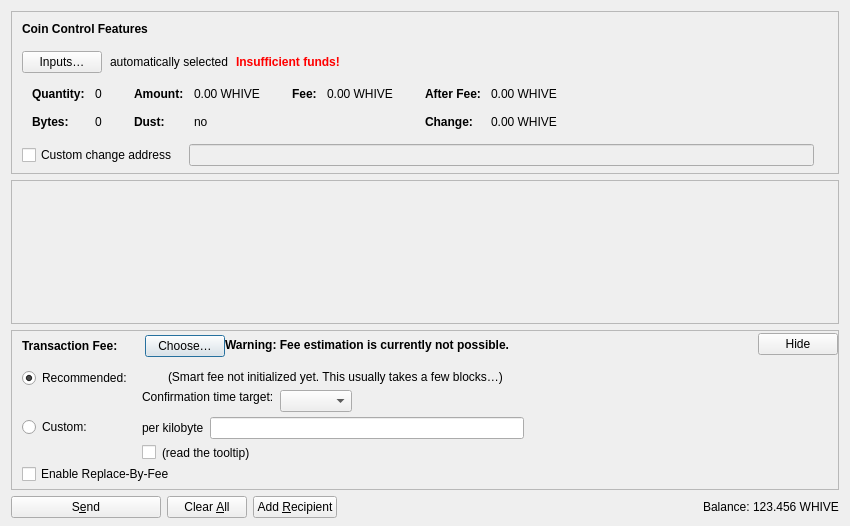
<?xml version="1.0" encoding="UTF-8"?>
<ui version="4.0">
 <class>SendCoinsDialog</class>
 <widget class="QDialog" name="SendCoinsDialog">
  <property name="geometry">
   <rect>
    <x>0</x>
    <y>0</y>
    <width>850</width>
    <height>526</height>
   </rect>
  </property>
  <property name="windowTitle">
   <string>Send Coins</string>
  </property>
  <layout class="QVBoxLayout" name="verticalLayout" stretch="0,1,0,0">
   <property name="bottomMargin">
    <number>8</number>
   </property>
   <item>
    <widget class="QFrame" name="frameCoinControl">
     <property name="sizePolicy">
      <sizepolicy hsizetype="Expanding" vsizetype="Expanding">
       <horstretch>0</horstretch>
       <verstretch>0</verstretch>
      </sizepolicy>
     </property>
     <property name="maximumSize">
      <size>
       <width>16777215</width>
       <height>16777215</height>
      </size>
     </property>
     <property name="frameShape">
      <enum>QFrame::StyledPanel</enum>
     </property>
     <property name="frameShadow">
      <enum>QFrame::Sunken</enum>
     </property>
     <layout class="QVBoxLayout" name="verticalLayoutCoinControl2">
      <property name="spacing">
       <number>0</number>
      </property>
      <property name="leftMargin">
       <number>0</number>
      </property>
      <property name="topMargin">
       <number>0</number>
      </property>
      <property name="rightMargin">
       <number>0</number>
      </property>
      <property name="bottomMargin">
       <number>6</number>
      </property>
      <item>
       <layout class="QVBoxLayout" name="verticalLayoutCoinControl" stretch="0,0,0,0,1">
        <property name="spacing">
         <number>0</number>
        </property>
        <property name="leftMargin">
         <number>10</number>
        </property>
        <property name="topMargin">
         <number>10</number>
        </property>
        <item>
         <layout class="QHBoxLayout" name="horizontalLayoutCoinControl1">
          <property name="bottomMargin">
           <number>15</number>
          </property>
          <item>
           <widget class="QLabel" name="labelCoinControlFeatures">
            <property name="sizePolicy">
             <sizepolicy hsizetype="Preferred" vsizetype="Maximum">
              <horstretch>0</horstretch>
              <verstretch>0</verstretch>
             </sizepolicy>
            </property>
            <property name="font">
             <font>
              <weight>75</weight>
              <bold>true</bold>
             </font>
            </property>
            <property name="styleSheet">
             <string notr="true">font-weight:bold;</string>
            </property>
            <property name="text">
             <string>Coin Control Features</string>
            </property>
           </widget>
          </item>
         </layout>
        </item>
        <item>
         <layout class="QHBoxLayout" name="horizontalLayoutCoinControl2" stretch="0,0,0,0">
          <property name="spacing">
           <number>8</number>
          </property>
          <property name="bottomMargin">
           <number>10</number>
          </property>
          <item>
           <widget class="QPushButton" name="pushButtonCoinControl">
            <property name="styleSheet">
             <string notr="true"/>
            </property>
            <property name="text">
             <string>Inputs…</string>
            </property>
            <property name="autoDefault">
             <bool>false</bool>
            </property>
           </widget>
          </item>
          <item>
           <widget class="QLabel" name="labelCoinControlAutomaticallySelected">
            <property name="text">
             <string>automatically selected</string>
            </property>
            <property name="margin">
             <number>5</number>
            </property>
           </widget>
          </item>
          <item>
           <widget class="QLabel" name="labelCoinControlInsuffFunds">
            <property name="font">
             <font>
              <weight>75</weight>
              <bold>true</bold>
             </font>
            </property>
            <property name="styleSheet">
             <string notr="true">color:red;font-weight:bold;</string>
            </property>
            <property name="text">
             <string>Insufficient funds!</string>
            </property>
            <property name="margin">
             <number>5</number>
            </property>
           </widget>
          </item>
          <item>
           <spacer name="horizontalSpacerCoinControl">
            <property name="orientation">
             <enum>Qt::Horizontal</enum>
            </property>
            <property name="sizeHint" stdset="0">
             <size>
              <width>40</width>
              <height>1</height>
             </size>
            </property>
           </spacer>
          </item>
         </layout>
        </item>
        <item>
         <widget class="QWidget" name="widgetCoinControl" native="true">
          <property name="sizePolicy">
           <sizepolicy hsizetype="Preferred" vsizetype="Preferred">
            <horstretch>0</horstretch>
            <verstretch>0</verstretch>
           </sizepolicy>
          </property>
          <property name="minimumSize">
           <size>
            <width>0</width>
            <height>0</height>
           </size>
          </property>
          <property name="styleSheet">
           <string notr="true"/>
          </property>
          <layout class="QHBoxLayout" name="horizontalLayoutCoinControl5">
           <property name="leftMargin">
            <number>0</number>
           </property>
           <property name="topMargin">
            <number>0</number>
           </property>
           <property name="rightMargin">
            <number>0</number>
           </property>
           <property name="bottomMargin">
            <number>0</number>
           </property>
           <item>
            <layout class="QHBoxLayout" name="horizontalLayoutCoinControl3" stretch="0,0,0,1">
             <property name="spacing">
              <number>20</number>
             </property>
             <property name="topMargin">
              <number>0</number>
             </property>
             <property name="bottomMargin">
              <number>10</number>
             </property>
             <item>
              <layout class="QFormLayout" name="formLayoutCoinControl1">
               <property name="horizontalSpacing">
                <number>10</number>
               </property>
               <property name="verticalSpacing">
                <number>14</number>
               </property>
               <property name="leftMargin">
                <number>10</number>
               </property>
               <property name="topMargin">
                <number>4</number>
               </property>
               <property name="rightMargin">
                <number>6</number>
               </property>
               <item row="0" column="0">
                <widget class="QLabel" name="labelCoinControlQuantityText">
                 <property name="font">
                  <font>
                   <weight>75</weight>
                   <bold>true</bold>
                  </font>
                 </property>
                 <property name="text">
                  <string>Quantity:</string>
                 </property>
                 <property name="margin">
                  <number>0</number>
                 </property>
                </widget>
               </item>
               <item row="0" column="1">
                <widget class="QLabel" name="labelCoinControlQuantity">
                 <property name="cursor">
                  <cursorShape>IBeamCursor</cursorShape>
                 </property>
                 <property name="contextMenuPolicy">
                  <enum>Qt::ActionsContextMenu</enum>
                 </property>
                 <property name="text">
                  <string notr="true">0</string>
                 </property>
                 <property name="margin">
                  <number>0</number>
                 </property>
                 <property name="textInteractionFlags">
                  <set>Qt::LinksAccessibleByMouse|Qt::TextSelectableByKeyboard|Qt::TextSelectableByMouse</set>
                 </property>
                </widget>
               </item>
               <item row="1" column="0">
                <widget class="QLabel" name="labelCoinControlBytesText">
                 <property name="font">
                  <font>
                   <weight>75</weight>
                   <bold>true</bold>
                  </font>
                 </property>
                 <property name="text">
                  <string>Bytes:</string>
                 </property>
                </widget>
               </item>
               <item row="1" column="1">
                <widget class="QLabel" name="labelCoinControlBytes">
                 <property name="cursor">
                  <cursorShape>IBeamCursor</cursorShape>
                 </property>
                 <property name="contextMenuPolicy">
                  <enum>Qt::ActionsContextMenu</enum>
                 </property>
                 <property name="text">
                  <string notr="true">0</string>
                 </property>
                 <property name="textInteractionFlags">
                  <set>Qt::LinksAccessibleByMouse|Qt::TextSelectableByKeyboard|Qt::TextSelectableByMouse</set>
                 </property>
                </widget>
               </item>
              </layout>
             </item>
             <item>
              <layout class="QFormLayout" name="formLayoutCoinControl2">
               <property name="horizontalSpacing">
                <number>10</number>
               </property>
               <property name="verticalSpacing">
                <number>14</number>
               </property>
               <property name="leftMargin">
                <number>6</number>
               </property>
               <property name="topMargin">
                <number>4</number>
               </property>
               <property name="rightMargin">
                <number>6</number>
               </property>
               <item row="0" column="0">
                <widget class="QLabel" name="labelCoinControlAmountText">
                 <property name="font">
                  <font>
                   <weight>75</weight>
                   <bold>true</bold>
                  </font>
                 </property>
                 <property name="text">
                  <string>Amount:</string>
                 </property>
                 <property name="margin">
                  <number>0</number>
                 </property>
                </widget>
               </item>
               <item row="0" column="1">
                <widget class="QLabel" name="labelCoinControlAmount">
                 <property name="cursor">
                  <cursorShape>IBeamCursor</cursorShape>
                 </property>
                 <property name="contextMenuPolicy">
                  <enum>Qt::ActionsContextMenu</enum>
                 </property>
                 <property name="text">
                  <string notr="true">0.00 WHIVE</string>
                 </property>
                 <property name="textInteractionFlags">
                  <set>Qt::LinksAccessibleByMouse|Qt::TextSelectableByKeyboard|Qt::TextSelectableByMouse</set>
                 </property>
                </widget>
               </item>
               <item row="1" column="0">
                <widget class="QLabel" name="labelCoinControlLowOutputText">
                 <property name="font">
                  <font>
                   <weight>75</weight>
                   <bold>true</bold>
                  </font>
                 </property>
                 <property name="text">
                  <string>Dust:</string>
                 </property>
                </widget>
               </item>
               <item row="1" column="1">
                <widget class="QLabel" name="labelCoinControlLowOutput">
                 <property name="cursor">
                  <cursorShape>IBeamCursor</cursorShape>
                 </property>
                 <property name="contextMenuPolicy">
                  <enum>Qt::ActionsContextMenu</enum>
                 </property>
                 <property name="text">
                  <string notr="true">no</string>
                 </property>
                 <property name="textInteractionFlags">
                  <set>Qt::LinksAccessibleByMouse|Qt::TextSelectableByKeyboard|Qt::TextSelectableByMouse</set>
                 </property>
                </widget>
               </item>
              </layout>
             </item>
             <item>
              <layout class="QFormLayout" name="formLayoutCoinControl3">
               <property name="horizontalSpacing">
                <number>10</number>
               </property>
               <property name="verticalSpacing">
                <number>14</number>
               </property>
               <property name="leftMargin">
                <number>6</number>
               </property>
               <property name="topMargin">
                <number>4</number>
               </property>
               <property name="rightMargin">
                <number>6</number>
               </property>
               <item row="0" column="0">
                <widget class="QLabel" name="labelCoinControlFeeText">
                 <property name="font">
                  <font>
                   <weight>75</weight>
                   <bold>true</bold>
                  </font>
                 </property>
                 <property name="text">
                  <string>Fee:</string>
                 </property>
                 <property name="margin">
                  <number>0</number>
                 </property>
                </widget>
               </item>
               <item row="0" column="1">
                <widget class="QLabel" name="labelCoinControlFee">
                 <property name="cursor">
                  <cursorShape>IBeamCursor</cursorShape>
                 </property>
                 <property name="contextMenuPolicy">
                  <enum>Qt::ActionsContextMenu</enum>
                 </property>
                 <property name="text">
                  <string notr="true">0.00 WHIVE</string>
                 </property>
                 <property name="textInteractionFlags">
                  <set>Qt::LinksAccessibleByMouse|Qt::TextSelectableByKeyboard|Qt::TextSelectableByMouse</set>
                 </property>
                </widget>
               </item>
              </layout>
             </item>
             <item>
              <layout class="QFormLayout" name="formLayoutCoinControl4">
               <property name="horizontalSpacing">
                <number>10</number>
               </property>
               <property name="verticalSpacing">
                <number>14</number>
               </property>
               <property name="leftMargin">
                <number>6</number>
               </property>
               <property name="topMargin">
                <number>4</number>
               </property>
               <property name="rightMargin">
                <number>6</number>
               </property>
               <item row="0" column="0">
                <widget class="QLabel" name="labelCoinControlAfterFeeText">
                 <property name="font">
                  <font>
                   <weight>75</weight>
                   <bold>true</bold>
                  </font>
                 </property>
                 <property name="text">
                  <string>After Fee:</string>
                 </property>
                 <property name="margin">
                  <number>0</number>
                 </property>
                </widget>
               </item>
               <item row="0" column="1">
                <widget class="QLabel" name="labelCoinControlAfterFee">
                 <property name="cursor">
                  <cursorShape>IBeamCursor</cursorShape>
                 </property>
                 <property name="contextMenuPolicy">
                  <enum>Qt::ActionsContextMenu</enum>
                 </property>
                 <property name="text">
                  <string notr="true">0.00 WHIVE</string>
                 </property>
                 <property name="textInteractionFlags">
                  <set>Qt::LinksAccessibleByMouse|Qt::TextSelectableByKeyboard|Qt::TextSelectableByMouse</set>
                 </property>
                </widget>
               </item>
               <item row="1" column="0">
                <widget class="QLabel" name="labelCoinControlChangeText">
                 <property name="font">
                  <font>
                   <weight>75</weight>
                   <bold>true</bold>
                  </font>
                 </property>
                 <property name="text">
                  <string>Change:</string>
                 </property>
                </widget>
               </item>
               <item row="1" column="1">
                <widget class="QLabel" name="labelCoinControlChange">
                 <property name="cursor">
                  <cursorShape>IBeamCursor</cursorShape>
                 </property>
                 <property name="contextMenuPolicy">
                  <enum>Qt::ActionsContextMenu</enum>
                 </property>
                 <property name="text">
                  <string notr="true">0.00 WHIVE</string>
                 </property>
                 <property name="textInteractionFlags">
                  <set>Qt::LinksAccessibleByMouse|Qt::TextSelectableByKeyboard|Qt::TextSelectableByMouse</set>
                 </property>
                </widget>
               </item>
              </layout>
             </item>
            </layout>
           </item>
          </layout>
         </widget>
        </item>
        <item>
         <layout class="QHBoxLayout" name="horizontalLayoutCoinControl4" stretch="0,0,0">
          <property name="spacing">
           <number>12</number>
          </property>
          <property name="sizeConstraint">
           <enum>QLayout::SetDefaultConstraint</enum>
          </property>
          <property name="topMargin">
           <number>5</number>
          </property>
          <property name="rightMargin">
           <number>5</number>
          </property>
          <item>
           <widget class="QCheckBox" name="checkBoxCoinControlChange">
            <property name="toolTip">
             <string>If this is activated, but the change address is empty or invalid, change will be sent to a newly generated address.</string>
            </property>
            <property name="text">
             <string>Custom change address</string>
            </property>
           </widget>
          </item>
          <item>
           <widget class="QValidatedLineEdit" name="lineEditCoinControlChange">
            <property name="enabled">
             <bool>false</bool>
            </property>
            <property name="sizePolicy">
             <sizepolicy hsizetype="Expanding" vsizetype="Fixed">
              <horstretch>0</horstretch>
              <verstretch>0</verstretch>
             </sizepolicy>
            </property>
           </widget>
          </item>
          <item>
           <widget class="QLabel" name="labelCoinControlChangeLabel">
            <property name="sizePolicy">
             <sizepolicy hsizetype="Preferred" vsizetype="Expanding">
              <horstretch>0</horstretch>
              <verstretch>0</verstretch>
             </sizepolicy>
            </property>
            <property name="minimumSize">
             <size>
              <width>0</width>
              <height>0</height>
             </size>
            </property>
            <property name="text">
             <string/>
            </property>
            <property name="margin">
             <number>3</number>
            </property>
           </widget>
          </item>
         </layout>
        </item>
        <item>
         <spacer name="verticalSpacerCoinControl">
          <property name="orientation">
           <enum>Qt::Vertical</enum>
          </property>
          <property name="sizeHint" stdset="0">
           <size>
            <width>800</width>
            <height>1</height>
           </size>
          </property>
         </spacer>
        </item>
       </layout>
      </item>
     </layout>
    </widget>
   </item>
   <item>
    <widget class="QScrollArea" name="scrollArea">
     <property name="widgetResizable">
      <bool>true</bool>
     </property>
     <widget class="QWidget" name="scrollAreaWidgetContents">
      <property name="geometry">
       <rect>
        <x>0</x>
        <y>0</y>
        <width>830</width>
        <height>104</height>
       </rect>
      </property>
      <layout class="QVBoxLayout" name="verticalLayout_2" stretch="0,1">
       <property name="leftMargin">
        <number>0</number>
       </property>
       <property name="topMargin">
        <number>0</number>
       </property>
       <property name="rightMargin">
        <number>0</number>
       </property>
       <property name="bottomMargin">
        <number>0</number>
       </property>
       <item>
        <layout class="QVBoxLayout" name="entries">
         <property name="spacing">
          <number>6</number>
         </property>
        </layout>
       </item>
       <item>
        <spacer name="verticalSpacer">
         <property name="orientation">
          <enum>Qt::Vertical</enum>
         </property>
         <property name="sizeHint" stdset="0">
          <size>
           <width>20</width>
           <height>40</height>
          </size>
         </property>
        </spacer>
       </item>
      </layout>
     </widget>
    </widget>
   </item>
   <item>
    <widget class="QFrame" name="frameFee">
     <property name="sizePolicy">
      <sizepolicy hsizetype="Expanding" vsizetype="Expanding">
       <horstretch>0</horstretch>
       <verstretch>0</verstretch>
      </sizepolicy>
     </property>
     <property name="maximumSize">
      <size>
       <width>16777215</width>
       <height>16777215</height>
      </size>
     </property>
     <property name="frameShape">
      <enum>QFrame::StyledPanel</enum>
     </property>
     <property name="frameShadow">
      <enum>QFrame::Sunken</enum>
     </property>
     <layout class="QVBoxLayout" name="verticalLayoutFee1">
      <property name="spacing">
       <number>0</number>
      </property>
      <property name="leftMargin">
       <number>0</number>
      </property>
      <property name="topMargin">
       <number>0</number>
      </property>
      <property name="rightMargin">
       <number>0</number>
      </property>
      <property name="bottomMargin">
       <number>0</number>
      </property>
      <item>
       <layout class="QVBoxLayout" name="verticalLayoutFee2" stretch="0,0,0">
        <property name="spacing">
         <number>0</number>
        </property>
        <property name="leftMargin">
         <number>10</number>
        </property>
        <property name="topMargin">
         <number>0</number>
        </property>
        <item>
         <layout class="QHBoxLayout" name="horizontalLayoutFee1">
          <property name="bottomMargin">
           <number>0</number>
          </property>
          <item>
           <layout class="QVBoxLayout" name="verticalLayoutFee7">
            <property name="spacing">
             <number>0</number>
            </property>
            <item>
             <spacer name="verticalSpacerSmartFee">
              <property name="orientation">
               <enum>Qt::Vertical</enum>
              </property>
              <property name="sizeType">
               <enum>QSizePolicy::Fixed</enum>
              </property>
              <property name="sizeHint" stdset="0">
               <size>
                <width>1</width>
                <height>4</height>
               </size>
              </property>
             </spacer>
            </item>
            <item>
             <layout class="QHBoxLayout" name="horizontalLayoutSmartFee">
              <property name="spacing">
               <number>10</number>
              </property>
              <item>
               <widget class="QLabel" name="labelFeeHeadline">
                <property name="sizePolicy">
                 <sizepolicy hsizetype="Preferred" vsizetype="Maximum">
                  <horstretch>0</horstretch>
                  <verstretch>0</verstretch>
                 </sizepolicy>
                </property>
                <property name="font">
                 <font>
                  <weight>75</weight>
                  <bold>true</bold>
                 </font>
                </property>
                <property name="styleSheet">
                 <string notr="true">font-weight:bold;</string>
                </property>
                <property name="text">
                 <string>Transaction Fee:</string>
                </property>
               </widget>
              </item>
              <item>
               <widget class="QLabel" name="labelFeeMinimized">
                <property name="text">
                 <string/>
                </property>
               </widget>
              </item>
              <item>
               <widget class="QPushButton" name="buttonChooseFee">
                <property name="text">
                 <string>Choose…</string>
                </property>
               </widget>
              </item>
             </layout>
            </item>
            <item>
             <spacer name="verticalSpacer_5">
              <property name="orientation">
               <enum>Qt::Vertical</enum>
              </property>
              <property name="sizeHint" stdset="0">
               <size>
                <width>1</width>
                <height>1</height>
               </size>
              </property>
             </spacer>
            </item>
           </layout>
          </item>
          <item>
           <widget class="QLabel" name="fallbackFeeWarningLabel">
            <property name="toolTip">
             <string>Using the fallbackfee can result in sending a transaction that will take several hours or days (or never) to confirm. Consider choosing your fee manually or wait until you have validated the complete chain.</string>
            </property>
            <property name="font">
            <font>
                <weight>75</weight>
                <bold>true</bold>
            </font>
            </property>
            <property name="text">
             <string>Warning: Fee estimation is currently not possible.</string>
            </property>
            <property name="wordWrap">
             <bool>false</bool>
            </property>
           </widget>
          </item>
          <item>
           <spacer name="horizontalSpacer_4">
            <property name="orientation">
             <enum>Qt::Horizontal</enum>
            </property>
            <property name="sizeType">
             <enum>QSizePolicy::MinimumExpanding</enum>
            </property>
            <property name="sizeHint" stdset="0">
             <size>
              <width>40</width>
              <height>20</height>
             </size>
            </property>
           </spacer>
          </item>
          <item>
           <widget class="QPushButton" name="buttonMinimizeFee">
            <property name="toolTip">
             <string>Hide transaction fee settings</string>
            </property>
            <property name="text">
             <string>Hide</string>
            </property>
           </widget>
          </item>
         </layout>
        </item>
        <item>
         <widget class="QFrame" name="frameFeeSelection">
          <layout class="QVBoxLayout" name="verticalLayoutFee12">
           <property name="spacing">
            <number>0</number>
           </property>
           <property name="leftMargin">
            <number>0</number>
           </property>
           <property name="topMargin">
            <number>0</number>
           </property>
           <property name="rightMargin">
            <number>0</number>
           </property>
           <property name="bottomMargin">
            <number>0</number>
           </property>
           <item>
            <layout class="QGridLayout" name="gridLayoutFee">
             <property name="topMargin">
              <number>10</number>
             </property>
             <property name="bottomMargin">
              <number>4</number>
             </property>
             <property name="horizontalSpacing">
              <number>10</number>
             </property>
             <property name="verticalSpacing">
              <number>4</number>
             </property>
             <item row="1" column="1">
              <layout class="QVBoxLayout" name="verticalLayoutFee8">
               <property name="spacing">
                <number>6</number>
               </property>
               <item>
                <layout class="QHBoxLayout" name="horizontalLayoutFee13">
                 <item>
                  <widget class="QLabel" name="labelCustomPerKilobyte">
                   <property name="toolTip">
                    <string>Specify a custom fee per kB (1,000 bytes) of the transaction's virtual size.

Note:  Since the fee is calculated on a per-byte basis, a fee rate of "100 satoshis per kvB" for a transaction size of 500 virtual bytes (half of 1 kvB) would ultimately yield a fee of only 50 satoshis.</string>
                   </property>
                   <property name="text">
                    <string>per kilobyte</string>
                   </property>
                  </widget>
                 </item>
                 <item>
                  <widget class="BitcoinAmountField" name="customFee"/>
                 </item>
                 <item>
                  <spacer name="horizontalSpacer_6">
                   <property name="orientation">
                    <enum>Qt::Horizontal</enum>
                   </property>
                   <property name="sizeHint" stdset="0">
                    <size>
                     <width>1</width>
                     <height>1</height>
                    </size>
                   </property>
                  </spacer>
                 </item>
                </layout>
               </item>
               <item>
                <layout class="QHBoxLayout" name="horizontalLayoutFee8">
                 <item>
                  <widget class="QCheckBox" name="checkBoxMinimumFee">
                   <property name="toolTip">
                    <string>Paying only the minimum fee is just fine as long as there is less transaction volume than space in the blocks. But be aware that this can end up in a never confirming transaction once there is more demand for whive transactions than the network can process.</string>
                   </property>
                   <property name="text">
                    <string/>
                   </property>
                  </widget>
                 </item>
                 <item>
                  <widget class="QLabel" name="labelMinFeeWarning">
                   <property name="enabled">
                    <bool>true</bool>
                   </property>
                   <property name="toolTip">
                    <string>Paying only the minimum fee is just fine as long as there is less transaction volume than space in the blocks. But be aware that this can end up in a never confirming transaction once there is more demand for whive transactions than the network can process.</string>
                   </property>
                   <property name="text">
                    <string>(read the tooltip)</string>
                   </property>
                   <property name="margin">
                    <number>5</number>
                   </property>
                  </widget>
                 </item>
                 <item>
                  <spacer name="horizontalSpacer_2">
                   <property name="orientation">
                    <enum>Qt::Horizontal</enum>
                   </property>
                   <property name="sizeHint" stdset="0">
                    <size>
                     <width>1</width>
                     <height>1</height>
                    </size>
                   </property>
                  </spacer>
                 </item>
                </layout>
               </item>
              </layout>
             </item>
             <item row="0" column="0">
              <layout class="QVBoxLayout" name="verticalLayoutFee4" stretch="0,1">
               <item>
                <widget class="QRadioButton" name="radioSmartFee">
                 <property name="text">
                  <string>Recommended:</string>
                 </property>
                 <property name="checked">
                  <bool>true</bool>
                 </property>
                 <attribute name="buttonGroup">
                  <string notr="true">groupFee</string>
                 </attribute>
                </widget>
               </item>
               <item>
                <spacer name="verticalSpacer_2">
                 <property name="orientation">
                  <enum>Qt::Vertical</enum>
                 </property>
                 <property name="sizeHint" stdset="0">
                  <size>
                   <width>1</width>
                   <height>1</height>
                  </size>
                 </property>
                </spacer>
               </item>
              </layout>
             </item>
             <item row="1" column="0">
              <layout class="QVBoxLayout" name="verticalLayoutFee9" stretch="0,1">
               <item>
                <widget class="QRadioButton" name="radioCustomFee">
                 <property name="text">
                  <string>Custom:</string>
                 </property>
                 <attribute name="buttonGroup">
                  <string notr="true">groupFee</string>
                 </attribute>
                </widget>
               </item>
               <item>
                <spacer name="verticalSpacer_6">
                 <property name="orientation">
                  <enum>Qt::Vertical</enum>
                 </property>
                 <property name="sizeHint" stdset="0">
                  <size>
                   <width>1</width>
                   <height>1</height>
                  </size>
                 </property>
                </spacer>
               </item>
              </layout>
             </item>
             <item row="0" column="1">
              <layout class="QVBoxLayout" name="verticalLayoutFee3" stretch="0,0,1">
               <property name="spacing">
                <number>6</number>
               </property>
               <property name="topMargin">
                <number>2</number>
               </property>
               <item>
                <layout class="QHBoxLayout" name="horizontalLayoutFee12">
                 <item>
                  <widget class="QLabel" name="labelSmartFee">
                   <property name="text">
                    <string/>
                   </property>
                   <property name="margin">
                    <number>2</number>
                   </property>
                  </widget>
                 </item>
                 <item>
                  <widget class="QLabel" name="labelFeeEstimation">
                   <property name="text">
                    <string/>
                   </property>
                  </widget>
                 </item>
                 <item>
                  <widget class="QLabel" name="labelSmartFee2">
                   <property name="text">
                    <string>(Smart fee not initialized yet. This usually takes a few blocks…)</string>
                   </property>
                   <property name="margin">
                    <number>2</number>
                   </property>
                  </widget>
                 </item>
                 <item>
                  <spacer name="horizontalSpacer_5">
                   <property name="orientation">
                    <enum>Qt::Horizontal</enum>
                   </property>
                   <property name="sizeHint" stdset="0">
                    <size>
                     <width>1</width>
                     <height>1</height>
                    </size>
                   </property>
                  </spacer>
                 </item>
                </layout>
               </item>
               <item>
                <layout class="QHBoxLayout" name="horizontalLayoutFee9">
                 <item>
                  <layout class="QVBoxLayout" name="verticalLayoutFee6">
                   <item>
                    <widget class="QLabel" name="labelSmartFee3">
                     <property name="text">
                      <string>Confirmation time target:</string>
                     </property>
                     <property name="margin">
                      <number>2</number>
                     </property>
                    </widget>
                   </item>
                   <item>
                    <spacer name="verticalSpacer_3">
                     <property name="orientation">
                      <enum>Qt::Vertical</enum>
                     </property>
                     <property name="sizeHint" stdset="0">
                      <size>
                       <width>1</width>
                       <height>1</height>
                      </size>
                     </property>
                    </spacer>
                   </item>
                  </layout>
                 </item>
                 <item>
                  <layout class="QVBoxLayout" name="verticalLayoutFee5">
                   <property name="rightMargin">
                    <number>30</number>
                   </property>
                   <item>
                    <layout class="QHBoxLayout" name="horizontalLayoutConfTarget">
                     <property name="bottomMargin">
                      <number>0</number>
                     </property>
                     <item>
                      <widget class="QComboBox" name="confTargetSelector"/>
                     </item>
                     <item>
                      <spacer name="horizontalSpacerConfTarget">
                       <property name="orientation">
                        <enum>Qt::Horizontal</enum>
                       </property>
                       <property name="sizeHint" stdset="0">
                        <size>
                         <width>40</width>
                         <height>20</height>
                        </size>
                       </property>
                      </spacer>
                     </item>
                    </layout>
                   </item>
                  </layout>
                 </item>
                </layout>
               </item>
               <item>
                <spacer name="verticalSpacer_4">
                 <property name="orientation">
                  <enum>Qt::Vertical</enum>
                 </property>
                 <property name="sizeHint" stdset="0">
                  <size>
                   <width>1</width>
                   <height>1</height>
                  </size>
                 </property>
                </spacer>
               </item>
              </layout>
             </item>
            </layout>
           </item>
           <item>
            <widget class="QCheckBox" name="optInRBF">
             <property name="text">
              <string>Enable Replace-By-Fee</string>
             </property>
             <property name="toolTip">
              <string>With Replace-By-Fee (BIP-125) you can increase a transaction's fee after it is sent. Without this, a higher fee may be recommended to compensate for increased transaction delay risk.</string>
             </property>
            </widget>
           </item>
          </layout>
         </widget>
        </item>
        <item>
         <spacer name="verticalSpacerFee">
          <property name="orientation">
           <enum>Qt::Vertical</enum>
          </property>
          <property name="sizeHint" stdset="0">
           <size>
            <width>40</width>
            <height>5</height>
           </size>
          </property>
         </spacer>
        </item>
       </layout>
      </item>
     </layout>
    </widget>
   </item>
   <item>
    <layout class="QHBoxLayout" name="horizontalLayout">
     <item>
      <widget class="QPushButton" name="sendButton">
       <property name="minimumSize">
        <size>
         <width>150</width>
         <height>0</height>
        </size>
       </property>
       <property name="toolTip">
        <string>Confirm the send action</string>
       </property>
       <property name="text">
        <string>S&amp;end</string>
       </property>
       <property name="icon">
        <iconset resource="../bitcoin.qrc">
         <normaloff>:/icons/send</normaloff>:/icons/send</iconset>
       </property>
       <property name="autoDefault">
        <bool>false</bool>
       </property>
       <property name="default">
        <bool>false</bool>
       </property>
      </widget>
     </item>
     <item>
      <widget class="QPushButton" name="clearButton">
       <property name="sizePolicy">
        <sizepolicy hsizetype="Minimum" vsizetype="Fixed">
         <horstretch>0</horstretch>
         <verstretch>0</verstretch>
        </sizepolicy>
       </property>
       <property name="toolTip">
        <string>Clear all fields of the form.</string>
       </property>
       <property name="text">
        <string>Clear &amp;All</string>
       </property>
       <property name="icon">
        <iconset resource="../bitcoin.qrc">
         <normaloff>:/icons/remove</normaloff>:/icons/remove</iconset>
       </property>
       <property name="autoDefault">
        <bool>false</bool>
       </property>
      </widget>
     </item>
     <item>
      <widget class="QPushButton" name="addButton">
       <property name="toolTip">
        <string>Send to multiple recipients at once</string>
       </property>
       <property name="text">
        <string>Add &amp;Recipient</string>
       </property>
       <property name="icon">
        <iconset resource="../bitcoin.qrc">
         <normaloff>:/icons/add</normaloff>:/icons/add</iconset>
       </property>
       <property name="autoDefault">
        <bool>false</bool>
       </property>
      </widget>
     </item>
     <item>
      <spacer name="horizontalSpacer">
       <property name="orientation">
        <enum>Qt::Horizontal</enum>
       </property>
       <property name="sizeHint" stdset="0">
        <size>
         <width>40</width>
         <height>20</height>
        </size>
       </property>
      </spacer>
     </item>
     <item>
      <layout class="QHBoxLayout" name="horizontalLayout_2">
       <property name="spacing">
        <number>3</number>
       </property>
       <item>
        <widget class="QLabel" name="labelBalanceName">
         <property name="sizePolicy">
          <sizepolicy hsizetype="Preferred" vsizetype="Fixed">
           <horstretch>0</horstretch>
           <verstretch>0</verstretch>
          </sizepolicy>
         </property>
         <property name="text">
          <string>Balance:</string>
         </property>
        </widget>
       </item>
       <item>
        <widget class="QLabel" name="labelBalance">
         <property name="sizePolicy">
          <sizepolicy hsizetype="Preferred" vsizetype="Fixed">
           <horstretch>0</horstretch>
           <verstretch>0</verstretch>
          </sizepolicy>
         </property>
         <property name="cursor">
          <cursorShape>IBeamCursor</cursorShape>
         </property>
         <property name="text">
          <string notr="true">123.456 WHIVE</string>
         </property>
         <property name="textInteractionFlags">
          <set>Qt::LinksAccessibleByMouse|Qt::TextSelectableByKeyboard|Qt::TextSelectableByMouse</set>
         </property>
        </widget>
       </item>
      </layout>
     </item>
    </layout>
   </item>
  </layout>
 </widget>
 <customwidgets>
  <customwidget>
   <class>QValidatedLineEdit</class>
   <extends>QLineEdit</extends>
   <header>qt/qvalidatedlineedit.h</header>
  </customwidget>
  <customwidget>
   <class>BitcoinAmountField</class>
   <extends>QLineEdit</extends>
   <header>qt/bitcoinamountfield.h</header>
   <container>1</container>
  </customwidget>
 </customwidgets>
 <resources>
  <include location="../bitcoin.qrc"/>
 </resources>
 <connections/>
 <buttongroups>
  <buttongroup name="groupFee"/>
 </buttongroups>
</ui>
